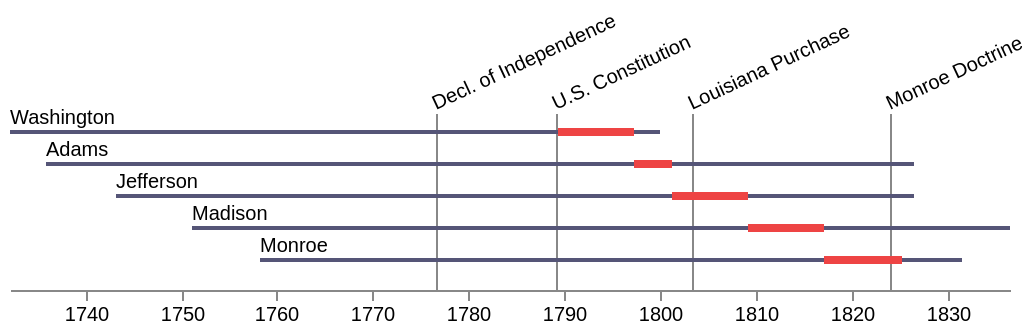

Write the Vega-Lite specification saved for this chart.
### Vega specification from a JSON file in a GitHub repository (floating-point values rounded to 4 significant figures)
{"$schema": "https://vega.github.io/schema/vega/v3.0.json", "width": 500, "height": 80, "padding": 5, "data": [{"name": "people", "values": [{"label": "Washington", "born": -7506057600000, "died": -5366196000000, "enter": -5701424400000, "leave": -5453884800000}, {"label": "Adams", "born": -7389766800000, "died": -4528285200000, "enter": -5453884800000, "leave": -5327740800000}, {"label": "Jefferson", "born": -7154586000000, "died": -4528285200000, "enter": -5327740800000, "leave": -5075280000000}, {"label": "Madison", "born": -6904544400000, "died": -4213184400000, "enter": -5075280000000, "leave": -4822819200000}, {"label": "Monroe", "born": -6679904400000, "died": -4370518800000, "enter": -4822819200000, "leave": -4570358400000}]}, {"name": "events", "format": {"type": "json", "parse": {"when": "date"}}, "values": [{"name": "Decl. of Independence", "when": "July 4, 1776"}, {"name": "U.S. Constitution", "when": "3/4/1789"}, {"name": "Louisiana Purchase", "when": "April 30, 1803"}, {"name": "Monroe Doctrine", "when": "Dec 2, 1823"}]}], "scales": [{"name": "yscale", "type": "band", "range": [0, {"signal": "height"}], "domain": {"data": "people", "field": "label"}}, {"name": "xscale", "type": "time", "range": "width", "round": true, "domain": {"data": "people", "fields": ["born", "died"]}}], "axes": [{"orient": "bottom", "scale": "xscale"}], "marks": [{"type": "text", "from": {"data": "events"}, "encode": {"enter": {"x": {"scale": "xscale", "field": "when"}, "y": {"value": -10}, "angle": {"value": -25}, "fill": {"value": "#000"}, "text": {"field": "name"}, "fontSize": {"value": 10}}}}, {"type": "rect", "from": {"data": "events"}, "encode": {"enter": {"x": {"scale": "xscale", "field": "when"}, "y": {"value": -8}, "width": {"value": 1}, "height": {"field": {"group": "height"}, "offset": 8}, "fill": {"value": "#888"}}}}, {"type": "text", "from": {"data": "people"}, "encode": {"enter": {"x": {"scale": "xscale", "field": "born"}, "y": {"scale": "yscale", "field": "label", "offset": -3}, "fill": {"value": "#000"}, "text": {"field": "label"}, "fontSize": {"value": 10}}}}, {"type": "rect", "from": {"data": "people"}, "encode": {"enter": {"x": {"scale": "xscale", "field": "born"}, "x2": {"scale": "xscale", "field": "died"}, "y": {"scale": "yscale", "field": "label"}, "height": {"value": 2}, "fill": {"value": "#557"}}}}, {"type": "rect", "from": {"data": "people"}, "encode": {"enter": {"x": {"scale": "xscale", "field": "enter"}, "x2": {"scale": "xscale", "field": "leave"}, "y": {"scale": "yscale", "field": "label", "offset": -1}, "height": {"value": 4}, "fill": {"value": "#e44"}}}}]}
